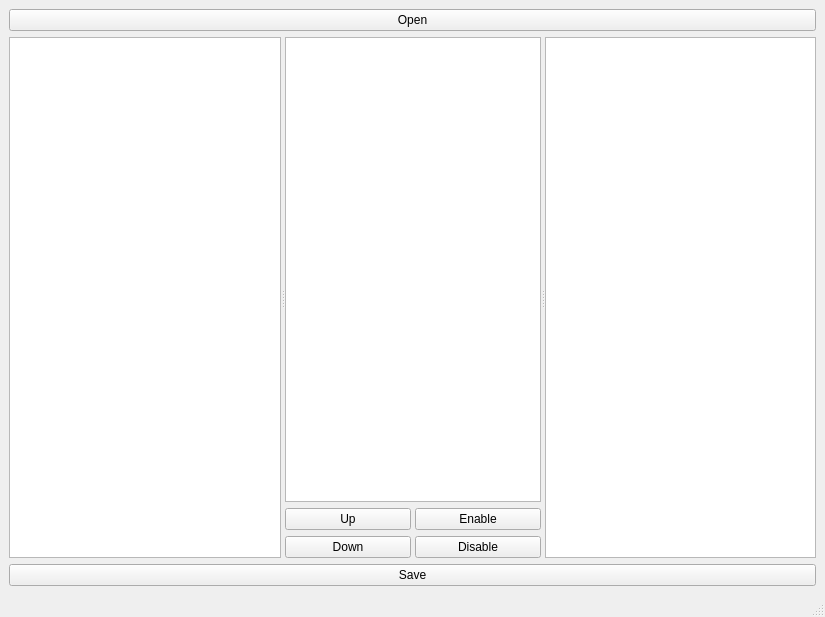
<?xml version="1.0" encoding="UTF-8"?>
<ui version="4.0">
 <class>MainWindow</class>
 <widget class="QMainWindow" name="MainWindow">
  <property name="windowModality">
   <enum>Qt::WindowModal</enum>
  </property>
  <property name="geometry">
   <rect>
    <x>0</x>
    <y>0</y>
    <width>825</width>
    <height>617</height>
   </rect>
  </property>
  <property name="windowTitle">
   <string notr="true">Image to Plotter</string>
  </property>
  <widget class="QWidget" name="centralwidget">
   <property name="enabled">
    <bool>true</bool>
   </property>
   <layout class="QVBoxLayout" name="verticalLayout_3">
    <item>
     <widget class="QPushButton" name="openFileBtn">
      <property name="text">
       <string>Open</string>
      </property>
     </widget>
    </item>
    <item>
     <layout class="QHBoxLayout" name="horizontalLayout">
      <property name="sizeConstraint">
       <enum>QLayout::SetNoConstraint</enum>
      </property>
      <item>
       <widget class="QSplitter" name="splitter">
        <property name="sizePolicy">
         <sizepolicy hsizetype="Expanding" vsizetype="Expanding">
          <horstretch>0</horstretch>
          <verstretch>0</verstretch>
         </sizepolicy>
        </property>
        <property name="orientation">
         <enum>Qt::Horizontal</enum>
        </property>
        <widget class="SvgViewer" name="svgView">
         <property name="sizePolicy">
          <sizepolicy hsizetype="Expanding" vsizetype="Expanding">
           <horstretch>2</horstretch>
           <verstretch>0</verstretch>
          </sizepolicy>
         </property>
        </widget>
        <widget class="QWidget" name="verticalLayoutWidget">
         <layout class="QVBoxLayout" name="verticalLayout">
          <property name="sizeConstraint">
           <enum>QLayout::SetMinimumSize</enum>
          </property>
          <item>
           <widget class="QListView" name="layersView">
            <property name="sizePolicy">
             <sizepolicy hsizetype="Minimum" vsizetype="Expanding">
              <horstretch>1</horstretch>
              <verstretch>0</verstretch>
             </sizepolicy>
            </property>
           </widget>
          </item>
          <item>
           <layout class="QGridLayout" name="gridLayout">
            <property name="sizeConstraint">
             <enum>QLayout::SetNoConstraint</enum>
            </property>
            <property name="horizontalSpacing">
             <number>4</number>
            </property>
            <item row="1" column="0">
             <widget class="QPushButton" name="downLayerBtn">
              <property name="sizePolicy">
               <sizepolicy hsizetype="Minimum" vsizetype="Fixed">
                <horstretch>0</horstretch>
                <verstretch>0</verstretch>
               </sizepolicy>
              </property>
              <property name="text">
               <string>Down</string>
              </property>
             </widget>
            </item>
            <item row="1" column="1">
             <widget class="QPushButton" name="disableLayerBtn">
              <property name="sizePolicy">
               <sizepolicy hsizetype="Minimum" vsizetype="Fixed">
                <horstretch>0</horstretch>
                <verstretch>0</verstretch>
               </sizepolicy>
              </property>
              <property name="text">
               <string>Disable</string>
              </property>
             </widget>
            </item>
            <item row="0" column="1">
             <widget class="QPushButton" name="enableLayerBtn">
              <property name="sizePolicy">
               <sizepolicy hsizetype="Minimum" vsizetype="Fixed">
                <horstretch>0</horstretch>
                <verstretch>0</verstretch>
               </sizepolicy>
              </property>
              <property name="text">
               <string>Enable</string>
              </property>
             </widget>
            </item>
            <item row="0" column="0">
             <widget class="QPushButton" name="upLayerBtn">
              <property name="sizePolicy">
               <sizepolicy hsizetype="Minimum" vsizetype="Fixed">
                <horstretch>0</horstretch>
                <verstretch>0</verstretch>
               </sizepolicy>
              </property>
              <property name="text">
               <string>Up</string>
              </property>
             </widget>
            </item>
           </layout>
          </item>
         </layout>
        </widget>
        <widget class="QGraphicsView" name="objView">
         <property name="sizePolicy">
          <sizepolicy hsizetype="Expanding" vsizetype="Expanding">
           <horstretch>2</horstretch>
           <verstretch>0</verstretch>
          </sizepolicy>
         </property>
        </widget>
       </widget>
      </item>
     </layout>
    </item>
    <item>
     <widget class="QPushButton" name="saveFileBtn">
      <property name="text">
       <string>Save</string>
      </property>
     </widget>
    </item>
   </layout>
  </widget>
  <widget class="QMenuBar" name="menubar">
   <property name="geometry">
    <rect>
     <x>0</x>
     <y>0</y>
     <width>825</width>
     <height>26</height>
    </rect>
   </property>
  </widget>
  <widget class="QStatusBar" name="statusbar"/>
 </widget>
 <customwidgets>
  <customwidget>
   <class>SvgViewer</class>
   <extends>QGraphicsView</extends>
   <header>drawingViewer.hpp</header>
  </customwidget>
 </customwidgets>
 <resources/>
 <connections/>
</ui>
